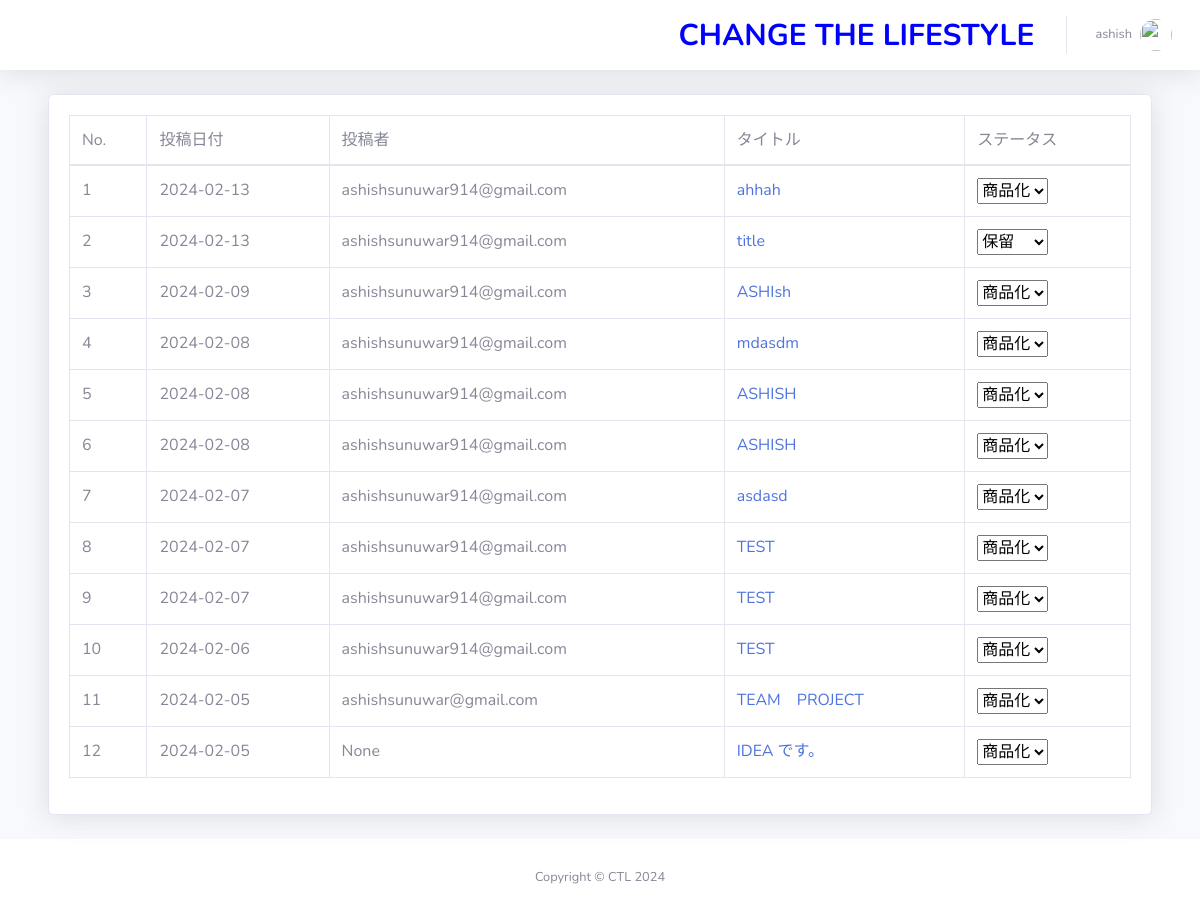
Before: /dashboard/post-idea/ (signed in) with the older database file.
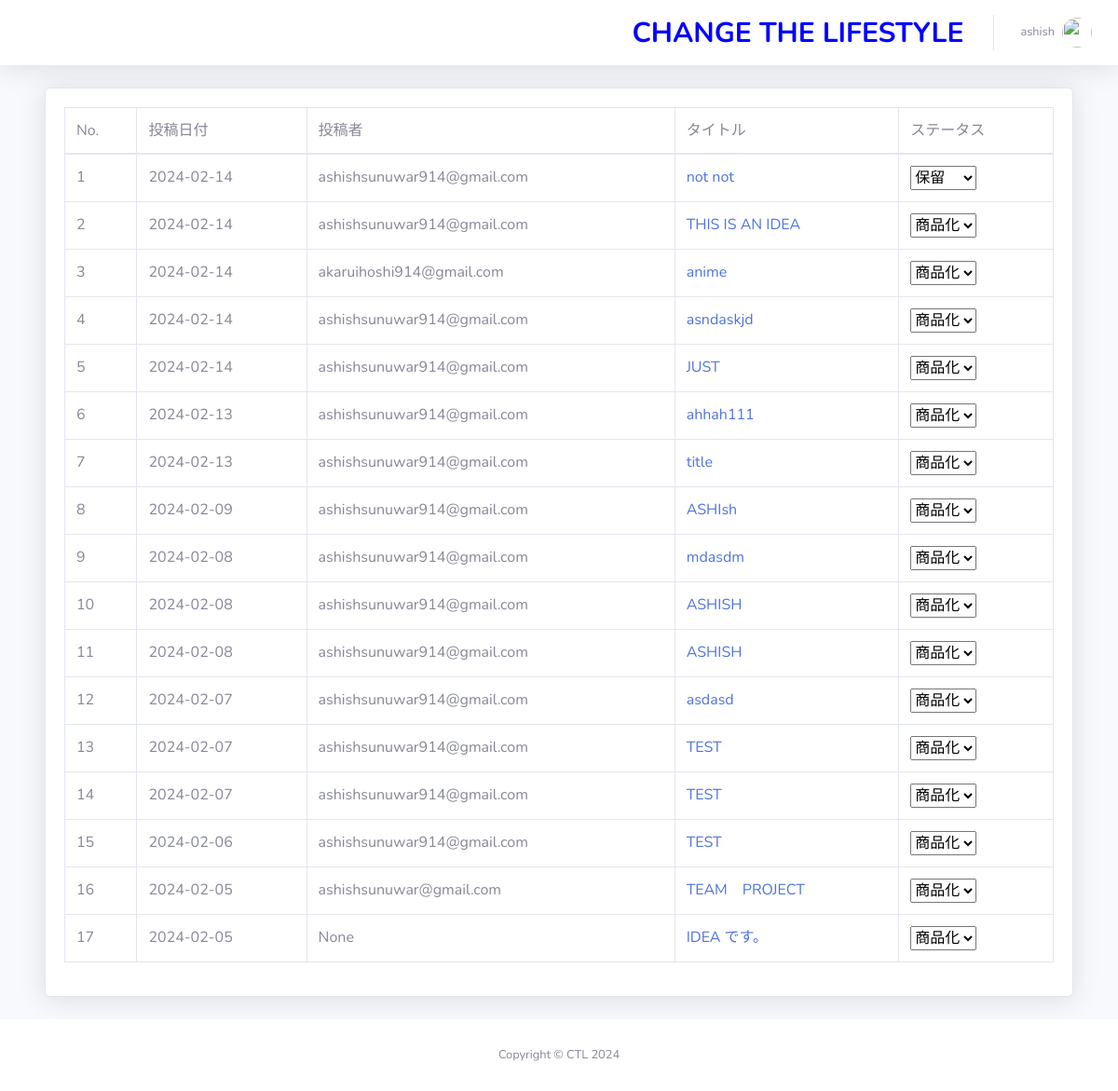
After: the same page with the newer database file.
### idea/models.py (models this page shows, shortened)
class Idea(models.Model):
    status = (
        ('商品化', '商品化'),
        ('保留', '保留')
    )
    title = models.CharField(max_length=200, null=True)
    detail = models.TextField(max_length=2000, null=True)
    image = models.ImageField(upload_to='images/media', null=True, blank=True)
    status = models.CharField(max_length=20, choices=status, default='保留')
    author = models.ForeignKey(Author, on_delete=models.CASCADE)
    email_text = models.CharField(max_length=255, blank=True, null=True, verbose_name='Email')
    created_at = models.DateTimeField(auto_now_add=True)
    new_date_field = models.DateTimeField(null=True, blank=True)
    files = models.ManyToManyField(IdeaFile, related_name='idea_files', blank=True)
    class Meta:
        verbose_name_plural = 'Ideas'

### dashboard/views.py (the view)
# urls.py: path('post-idea/', views.AdminAllPost.as_view(), name='admin_all_post'),
class AdminAllPost(View):
    @method_decorator(login_required(login_url='login'))
    def dispatch(self, request, *args, **kwargs):
        return super().dispatch(request, *args, **kwargs)
    def get(self, request):
        all_posts = Idea.objects.all().order_by('-id')
        context = {
            'all_posts': all_posts
        }
        return render(request, 'dashboard/post/admin_all_post.html', context)

### templates/dashboard/post/admin_all_post.html (shortened to what this page needs)
{% extends 'dashboard/base/base.html' %}
{% block body %}
{% load humanize %}
<div class="container-fluid">
    <div class="card shadow mb-4">
        <div class="card-body">
            <div class="table-responsive">
                <table class="table table-bordered" id="dataTable" width="100%" cellspacing="0">
                    <thead>
                        <tr>
                            <td> No. </td>
                            <td> 投稿日付 </td>
                            <td> 投稿者</td>
                            <td> タイトル </td>
                            <td> ステータス </td>
                        </tr>
                    </thead>
                    <tbody>
                        {% for post in all_posts %}
                            <tr>
                                <td>{{ forloop.counter }}</td>
                                <td>{{ post.created_at|date:"Y-m-d" }}</td>
                                <td>{{ post.email_text }}</td>
                                <td><a href="{% url 'post' post.id %}">{{ post.title }}</a></td>
                                <td>
                                  <form method="post" action="{% url 'update_status' post.id %}">
                                      <select name="status" onchange="this.form.submit()">
                                          <option value="商品化" {% if post.status == '商品化' %}selected{% endif %}>商品化</option>
                                          <option value="保留" {% if post.status == '保留' %}selected{% endif %}>保留</option>
                                      </select>
                                  </form>
                              </td>
                            </tr>
                        {% endfor %}
                    </tbody>
                </table>
            </div>
        </div>
    </div>
</div>
{% endblock %}

Changed rows visible on the page:
added Idea: created_at "2024-02-14", email_text "ashishsunuwar914@gmail.com", title "not not", status "保留"
added Idea: created_at "2024-02-14", email_text "ashishsunuwar914@gmail.com", title "THIS IS AN IDEA", status "商品化"
added Idea: created_at "2024-02-14", email_text "akaruihoshi914@gmail.com", title "anime", status "商品化"
added Idea: created_at "2024-02-14", email_text "ashishsunuwar914@gmail.com", title "asndaskjd", status "商品化"
added Idea: created_at "2024-02-14", email_text "ashishsunuwar914@gmail.com", title "JUST", status "商品化"
changed Idea: title "ahhah" → "ahhah111"
changed Idea "title": status "保留" → "商品化"
